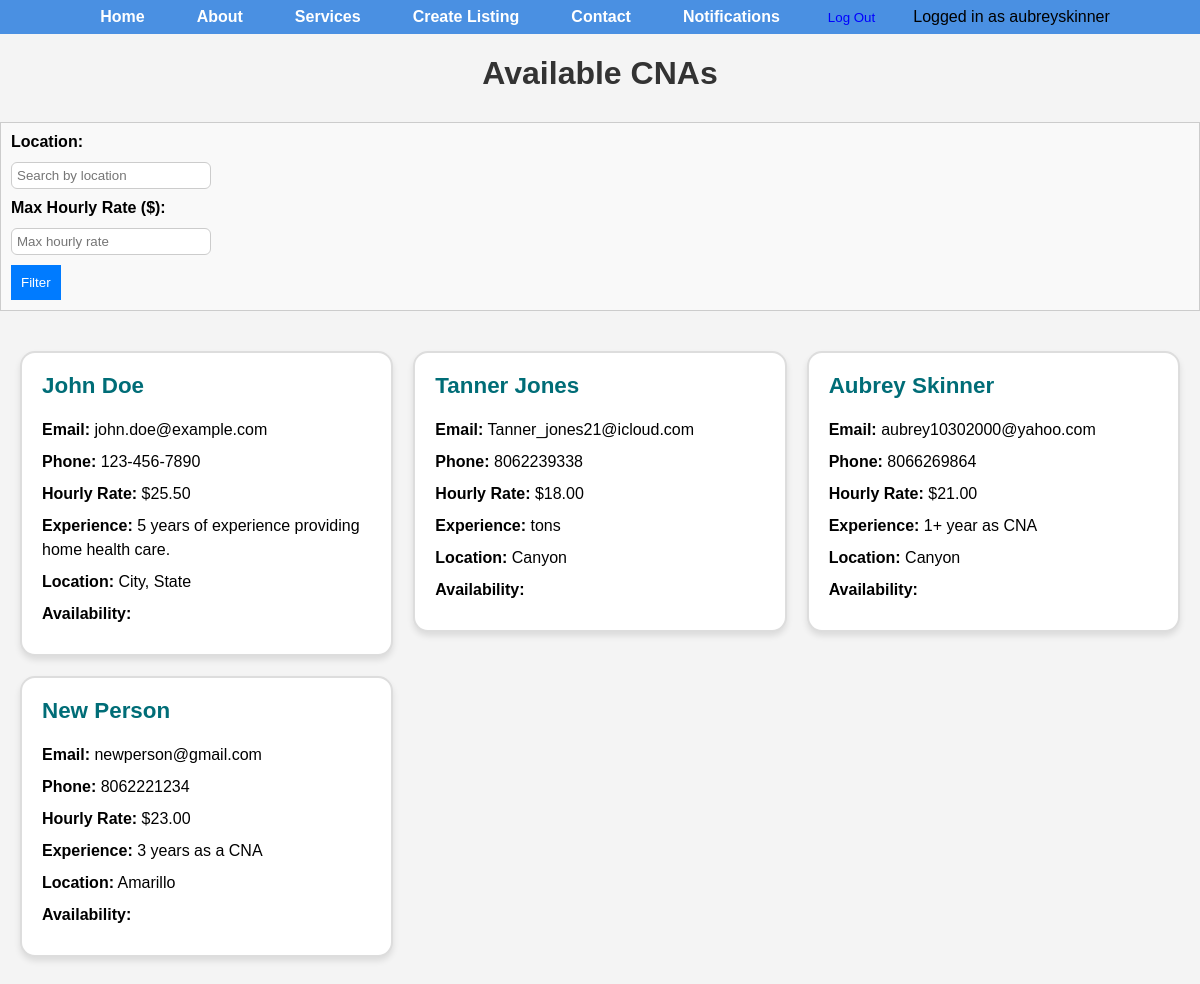
/cna-list/ (signed in), run on the app's committed database.
### core/models.py (models this page shows, shortened)
class User(AbstractUser):
    is_cna = models.BooleanField(default=False)
    is_client = models.BooleanField(default=False)

class CNAListing(models.Model):
    first_name = models.CharField(max_length=100)
    last_name = models.CharField(max_length=100)
    email = models.EmailField()
    phone_number = models.CharField(max_length=15)
    hourly_rate = models.DecimalField(max_digits=5, decimal_places=2)
    experience = models.TextField()
    location = models.CharField(max_length=255)
    availability = models.TextField()

### core/views.py (the view)
# urls.py: path('cna-list/', views.cna_list, name='cna_list'),
def cna_list(request):
    location_filter = request.GET.get('location', '')
    experience_filter = request.GET.get('experience', '')
    hourly_rate_filter = request.GET.get('hourly_rate', '')
    cnas = CNAListing.objects.all()
    if location_filter:
        cnas = cnas.filter(location__icontains=location_filter)
    if experience_filter:
        cnas = cnas.filter(experience__icontains=experience_filter)
    if hourly_rate_filter:
        try:
            cnas = cnas.filter(hourly_rate__lte=float(hourly_rate_filter))
        except ValueError:
            pass  # If the filter is not a valid number, ignore the filter
    return render(request, 'cna_list.html', {'cnas': cnas})

### templates/cna_list.html
{% extends 'base.html' %}
{% block content %}
<h1 class="page-title">Available CNAs</h1>
<div class="filter-form">
  <form method="GET" action="{% url 'cna_list' %}">
    <div class="form-group">
      <label for="location">Location:</label>
      <input type="text" id="location" name="location" placeholder="Search by location" value="{{ request.GET.location }}">
    </div>
    <div class="form-group">
      <label for="hourly_rate">Max Hourly Rate ($):</label>
      <input type="number" id="hourly_rate" name="hourly_rate" placeholder="Max hourly rate" value="{{ request.GET.hourly_rate }}">
    </div>
    <button type="submit" class="submit-btn">Filter</button>
  </form>
</div>
<div class="cna-container">
  {% for cna in cnas %}
  <a href="{% url 'contact_cna' cna.id %}" class="cna-link">
    <div class="cna-card">
      <h2>{{ cna.first_name }} {{ cna.last_name }}</h2>
      <p><strong>Email:</strong> {{ cna.email }}</p>
      <p><strong>Phone:</strong> {{ cna.phone_number }}</p>
      <p><strong>Hourly Rate:</strong> ${{ cna.hourly_rate }}</p>
      <p><strong>Experience:</strong> {{ cna.experience }}</p>
      <p><strong>Location:</strong> {{ cna.location }}</p>
      <p><strong>Availability:</strong> {{ cna.availability|json_script:"availability" }}</p>
    </div>
  </a>
  {% empty %}
  <p>No CNAs are currently available.</p>
  {% endfor %}
</div>
{% endblock %}

### templates/base.html (shortened to what this page needs)
{% load static %}
<!DOCTYPE html>
<html lang="en">
<head>
  <link rel="stylesheet" href="{% static 'css/styles.css' %}">
</head>
<body class="home-container">
  <header>
    <nav class="site-nav">
      <ul>
        <li><a href="{% url 'home' %}">Home</a></li>
        <li><a href="{% url 'about' %}">About</a></li>
        <li><a href="{% url 'services' %}">Services</a></li>
        {% if user.is_authenticated %}
          {% if user.is_cna %}
            <li><a href="{% url 'create_listing' %}">Create Listing</a></li>
          {% elif user.is_client %}
            <li><a href="{% url 'cna_list' %}">Browse Available CNAs</a></li>
          {% endif %}
          <li><a href="{% url 'contact' %}">Contact</a></li>
          <li><a href="{% url 'notifications' %}">Notifications</a></li>
          <form action="{% url 'logout' %}" method="post" style="display: inline;">
            <li><button type="submit" style="background:none; border:none; color:blue; cursor:pointer;">Log Out</button></li>
          </form>
          <li>Logged in as {{ user.username }}</li>
        {% else %}
          <li><a href="{% url 'register' %}">Sign Up</a></li>
          <li><a href="{% url 'login' %}">Log In</a></li>
        {% endif %}
      </ul>
    </nav>
  </header>
  <main>
    {% block content %}{% endblock %}
  </main>
</body>
</html>

### static/css/styles.css (style rules this page uses)
html, body { height: 100%; font-family: Arial, sans-serif; margin: 0; background-color: #f4f4f4; display: flex; flex-direction: column; }
main { flex: 1; padding-bottom: 20px; }
.site-nav { background-color: #4a90e2; }
.site-nav ul { display: flex; list-style: none; margin: 0; padding: 0.5rem 1rem; justify-content: center; }
.site-nav li { margin: 0 1rem; }
.site-nav a { color: white; text-decoration: none; font-weight: bold; padding: 10px; }
.page-title { text-align: center; margin-bottom: 30px; font-size: 2rem; color: #333; }
.cna-container { display: grid; grid-template-columns: repeat(auto-fit, minmax(300px, 1fr)); gap: 20px; padding: 20px; }
.cna-card { background-color: #ffffff; border: 2px solid #ddd; border-radius: 15px; padding: 20px; box-shadow: 0 4px 6px rgba(0, 0, 0, 0.1); transition: transform 0.3s ease-in-out, border-color 0.3s ease, box-shadow 0.3s ease; }
.cna-card h2 { margin-top: 0; color: #006d77; font-size: 1.4rem; }
.cna-card p { margin: 8px 0; line-height: 1.5; }
.cna-container .cna-card { background-color: #ffffff; border: 2px solid #ddd !important; border-radius: 15px; padding: 20px; box-shadow: 0 4px 6px rgba(0, 0, 0, 0.1); transition: transform 0.3s ease-in-out, border-color 0.3s ease, box-shadow 0.3s ease; }
.cna-link { text-decoration: none; color: inherit; }
.form-group { margin-bottom: 18px; text-align: left; }
.form-group label { display: block; margin-bottom: 6px; font-weight: 600; }
.form-group input { width: 100%; padding: 10px; border-radius: 6px; border: 1px solid #ccc; box-sizing: border-box; }
.filter-form { margin-bottom: 20px; padding: 10px; border: 1px solid #ccc; background-color: #f9f9f9; }
.filter-form .form-group { margin-bottom: 10px; }
.filter-form input { width: 200px; padding: 5px; margin-top: 5px; }
.filter-form button { padding: 10px; background-color: #007bff; color: white; border: none; cursor: pointer; }

### data on the page
User: username "aubreyskinner"
CNAListing: first_name "John", last_name "Doe", email "john.doe@example.com", phone_number "123-456-7890", hourly_rate "25.50", experience "5 years of experience providing home health care.", location "City, State"
CNAListing: first_name "Tanner", last_name "Jones", email "Tanner_jones21@icloud.com", phone_number "8062239338", hourly_rate "18.00", experience "tons", location "Canyon"
CNAListing: first_name "Aubrey", last_name "Skinner", email "aubrey10302000@yahoo.com", phone_number "8066269864", hourly_rate "21.00", experience "1+ year as CNA", location "Canyon"
CNAListing: first_name "New", last_name "Person", email "newperson@gmail.com", phone_number "8062221234", hourly_rate "23.00", experience "3 years as a CNA", location "Amarillo"
